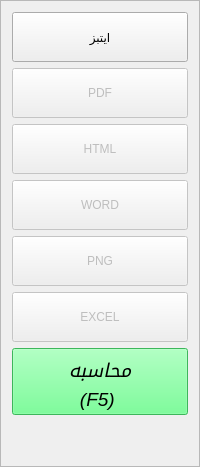
         <widget class="QFrame" name="frame_5">
          <property name="sizePolicy">
           <sizepolicy hsizetype="Preferred" vsizetype="Preferred">
            <horstretch>0</horstretch>
            <verstretch>0</verstretch>
           </sizepolicy>
          </property>
          <property name="frameShape">
           <enum>QFrame::StyledPanel</enum>
          </property>
          <property name="frameShadow">
           <enum>QFrame::Raised</enum>
          </property>
          <layout class="QVBoxLayout" name="verticalLayout_2">
           <item>
            <widget class="QPushButton" name="pushButton_etabs">
             <property name="enabled">
              <bool>true</bool>
             </property>
             <property name="minimumSize">
              <size>
               <width>0</width>
               <height>50</height>
              </size>
             </property>
             <property name="cursor">
              <cursorShape>PointingHandCursor</cursorShape>
             </property>
             <property name="toolTip">
              <string>ساخت فایل ایتبز</string>
             </property>
             <property name="text">
              <string>ایتبز</string>
             </property>
             <property name="iconSize">
              <size>
               <width>50</width>
               <height>50</height>
              </size>
             </property>
             <property name="shortcut">
              <string>Ctrl+S</string>
             </property>
            </widget>
           </item>
           <item>
            <widget class="QPushButton" name="pushButton_2">
             <property name="enabled">
              <bool>false</bool>
             </property>
             <property name="minimumSize">
              <size>
               <width>0</width>
               <height>50</height>
              </size>
             </property>
             <property name="cursor">
              <cursorShape>PointingHandCursor</cursorShape>
             </property>
             <property name="text">
              <string>PDF</string>
             </property>
             <property name="iconSize">
              <size>
               <width>30</width>
               <height>30</height>
              </size>
             </property>
            </widget>
           </item>
           <item>
            <widget class="QPushButton" name="pushButton">
             <property name="enabled">
              <bool>false</bool>
             </property>
             <property name="minimumSize">
              <size>
               <width>0</width>
               <height>50</height>
              </size>
             </property>
             <property name="cursor">
              <cursorShape>PointingHandCursor</cursorShape>
             </property>
             <property name="text">
              <string>HTML</string>
             </property>
             <property name="iconSize">
              <size>
               <width>30</width>
               <height>30</height>
              </size>
             </property>
            </widget>
           </item>
           <item>
            <widget class="QPushButton" name="pushButton_3">
             <property name="enabled">
              <bool>false</bool>
             </property>
             <property name="minimumSize">
              <size>
               <width>0</width>
               <height>50</height>
              </size>
             </property>
             <property name="cursor">
              <cursorShape>PointingHandCursor</cursorShape>
             </property>
             <property name="text">
              <string>WORD</string>
             </property>
             <property name="iconSize">
              <size>
               <width>30</width>
               <height>30</height>
              </size>
             </property>
            </widget>
           </item>
           <item>
            <widget class="QPushButton" name="pushButton_4">
             <property name="enabled">
              <bool>false</bool>
             </property>
             <property name="minimumSize">
              <size>
               <width>0</width>
               <height>50</height>
              </size>
             </property>
             <property name="cursor">
              <cursorShape>PointingHandCursor</cursorShape>
             </property>
             <property name="text">
              <string>PNG</string>
             </property>
             <property name="iconSize">
              <size>
               <width>30</width>
               <height>30</height>
              </size>
             </property>
            </widget>
           </item>
           <item>
            <widget class="QPushButton" name="pushButton_6">
             <property name="enabled">
              <bool>false</bool>
             </property>
             <property name="minimumSize">
              <size>
               <width>0</width>
               <height>50</height>
              </size>
             </property>
             <property name="cursor">
              <cursorShape>PointingHandCursor</cursorShape>
             </property>
             <property name="text">
              <string>EXCEL</string>
             </property>
             <property name="iconSize">
              <size>
               <width>30</width>
               <height>30</height>
              </size>
             </property>
            </widget>
           </item>
           <item>
            <widget class="QPushButton" name="calculate_button">
             <property name="sizePolicy">
              <sizepolicy hsizetype="Minimum" vsizetype="Fixed">
               <horstretch>0</horstretch>
               <verstretch>0</verstretch>
              </sizepolicy>
             </property>
             <property name="minimumSize">
              <size>
               <width>0</width>
               <height>50</height>
              </size>
             </property>
             <property name="font">
              <font>
               <pointsize>14</pointsize>
               <italic>true</italic>
              </font>
             </property>
             <property name="cursor">
              <cursorShape>PointingHandCursor</cursorShape>
             </property>
             <property name="layoutDirection">
              <enum>Qt::RightToLeft</enum>
             </property>
             <property name="autoFillBackground">
              <bool>false</bool>
             </property>
             <property name="styleSheet">
              <string notr="true">background-color: rgb(85, 255, 127);
</string>
             </property>
             <property name="text">
              <string>محاسبه
(F5) </string>
             </property>
             <property name="icon">
              <iconset>
               <normaloff>../../../images/run.svg</normaloff>../../../images/run.svg</iconset>
             </property>
             <property name="iconSize">
              <size>
               <width>60</width>
               <height>60</height>
              </size>
             </property>
             <property name="shortcut">
              <string>F5</string>
             </property>
             <property name="checkable">
              <bool>false</bool>
             </property>
             <property name="flat">
              <bool>false</bool>
             </property>
            </widget>
           </item>
           <item>
            <spacer name="verticalSpacer">
             <property name="orientation">
              <enum>Qt::Vertical</enum>
             </property>
             <property name="sizeHint" stdset="0">
              <size>
               <width>20</width>
               <height>40</height>
              </size>
             </property>
            </spacer>
           </item>
          </layout>
          <zorder>pushButton</zorder>
          <zorder>pushButton_3</zorder>
          <zorder>pushButton_4</zorder>
          <zorder>pushButton_6</zorder>
          <zorder>pushButton_2</zorder>
          <zorder>pushButton_etabs</zorder>
          <zorder>verticalSpacer</zorder>
          <zorder>calculate_button</zorder>
         </widget>
